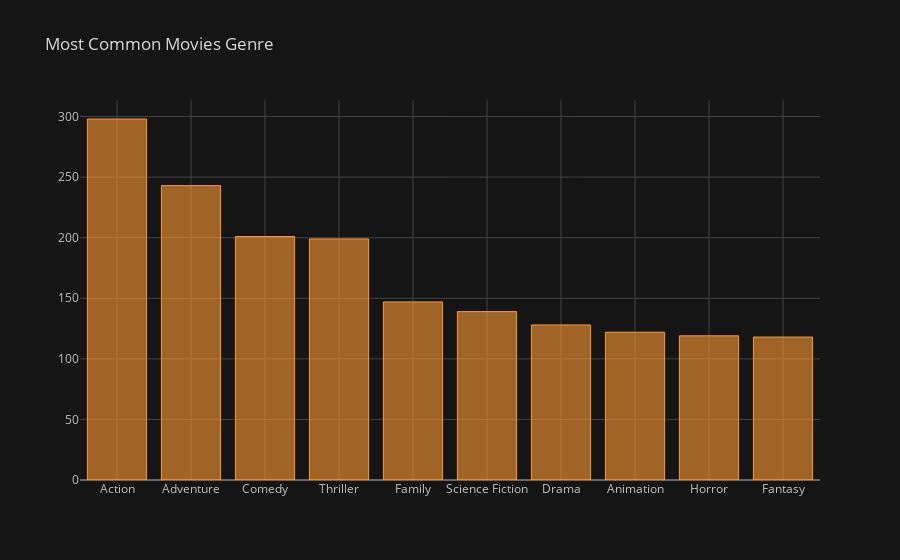

Source (notebook cell):
### Code cell
df_genre.iplot(x='genre',y='total', kind='bar',title='Most Common Movies Genre',theme="solar")

### Figure 1 — Plotly figure (JSON) as saved in the notebook; plotly's stock layout.template omitted (floating-point values rounded to 4 significant figures)
{"data": [{"marker": {"color": "rgba(255, 153, 51, 0.6)", "line": {"color": "rgba(255, 153, 51, 1.0)", "width": 1}}, "name": "total", "orientation": "v", "text": "", "type": "bar", "x": ["Action", "Adventure", "Comedy", "Thriller", "Family", "Science Fiction", "Drama", "Animation", "Horror", "Fantasy"], "y": [298, 243, 201, 199, 147, 139, 128, 122, 119, 118]}], "layout": {"legend": {"bgcolor": "#151516", "font": {"color": "#D9D9D9"}}, "paper_bgcolor": "#151516", "plot_bgcolor": "#151516", "title": {"font": {"color": "#D9D9D9"}, "text": "Most Common Movies Genre"}, "xaxis": {"gridcolor": "#434343", "showgrid": true, "tickfont": {"color": "#C2C2C2"}, "title": {"font": {"color": "#D9D9D9"}, "text": ""}, "zerolinecolor": "#666570"}, "yaxis": {"gridcolor": "#434343", "showgrid": true, "tickfont": {"color": "#C2C2C2"}, "title": {"font": {"color": "#D9D9D9"}, "text": ""}, "zerolinecolor": "#666570"}}}
